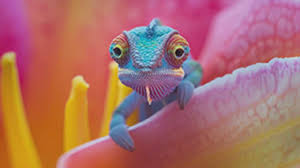
#> input picture Projetos/Projeto_VeiculoAutonomo_VisaoComputacional/OpenCV/imagem_teste.jpeg, 300 x 168 px, given in place of the camera
$ python contObg.py
#> lines starting #> are read from the running program, lines starting #| are printed output that depends on the picture; after the words box and inside, x2 and y2 are one past the last pixel; in counts of white or black regions, pixels touching at a corner belong together
import cv2
import numpy as np

cap = cv2.VideoCapture(0)

while True:
    ret, frame = cap.read()
#> frame is the input picture: shape (168, 300, 3); mean B, G, R 104.3, 109.7, 171.5
    if not ret:
        break

    # Converte para HSV
    hsv = cv2.cvtColor(frame, cv2.COLOR_BGR2HSV)
#> hsv: shape (168, 300, 3); mean H, S, V 85.9, 132.3, 177.4

    # Detecta a cor azul
    lower_blue = np.array([100, 150, 50])
    upper_blue = np.array([140, 255, 255])
    mask = cv2.inRange(hsv, lower_blue, upper_blue)
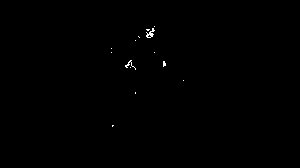
#> mask: shape (168, 300); 0.2% white in thin lines or dots, all inside (x1, y1, x2, y2) = (111, 26, 184, 127)

    # Encontra contornos na máscara
    contours, _ = cv2.findContours(mask, cv2.RETR_EXTERNAL, cv2.CHAIN_APPROX_SIMPLE)
#> contours = 14 contours, 13 with area under 20; largest, box (x1, y1, x2, y2) and area: (146, 28, 155, 38) 28

    # Desenha retângulos e conta objetos
    for cnt in contours:
        area = cv2.contourArea(cnt)
        if area > 500:  # filtra pequenos ruídos
            x, y, w, h = cv2.boundingRect(cnt)
            cv2.rectangle(frame, (x, y), (x+w, y+h), (0, 255, 0), 2)
            cv2.putText(frame, f'Area: {int(area)}', (x, y-10), cv2.FONT_HERSHEY_SIMPLEX, 0.5, (0,255,0), 1)
#> this loop made 14 passes
#> area on pass 13: 27.5

    cv2.imshow("Contagem de Objetos", frame)
    cv2.imshow("Mascara", mask)

    if cv2.waitKey(1) & 0xFF == 27:
#> (key Esc is pressed here)
        break

cap.release()
cv2.destroyAllWindows()
